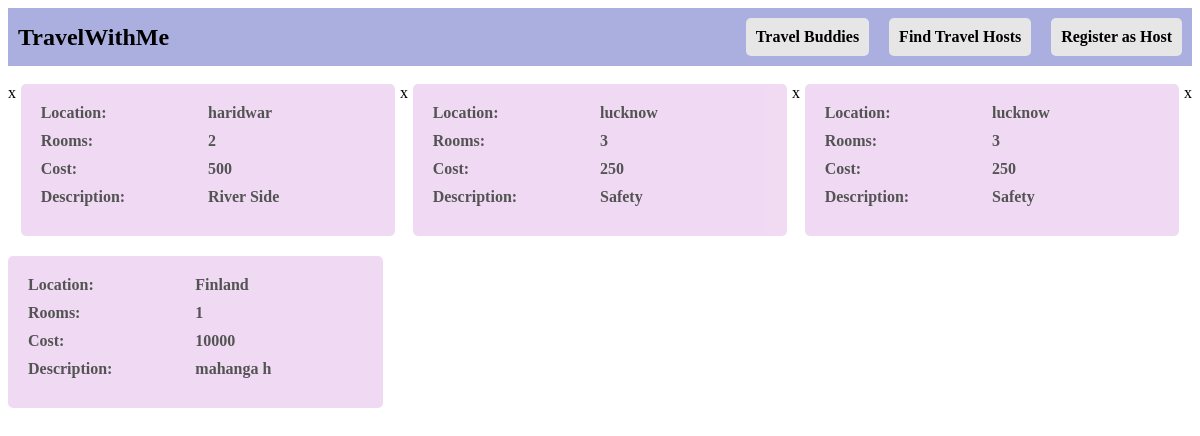
The app's page /lookup with its own data.
### app.py (models this page shows)
class HOUSING(db.Model):
    id=db.Column(db.Integer,primary_key=True)
    location=db.Column(db.String(100))
    cost=db.Column(db.Integer)
    rooms=db.Column(db.Integer)
    description=db.Column(db.String(20))

### app.py (the view)
@app.route("/lookup",methods=["POST","GET"])
def look_housing():
    houses=HOUSING.query.all()
    return render_template("lookup.html",houses=houses)

### templates/lookup.html (shortened to what this page needs)
<!DOCTYPE html>
<html lang="en">
<head>
</head>
<body class="bg-image">
    <div class="navbar">
        <div class="navbar-logo">TravelWithMe</div>
        <div class="navbar-menu">
            <a href="/" class="navbar-menu-item">Travel Buddies</a>
            <a href="/lookup" class="navbar-menu-item">Find Travel Hosts</a>
            <a href="/host" class="navbar-menu-item">Register as Host</a>
        </div>
    </div>
<br>
    <div class="sv-tiles-list" theme="sv-is-light">
        {% for traveler in houses %}x
        <div class="sv-tile sv-size-big">
            <div class="sv-tile_body">
                <div class="sv-tile__table-row">
                    <div class="sv-tile__table-column sv-name">
                        <span>Location:</span>
                    </div>
                    <div class="sv-tile__table-column sv-name">
                        <span>{{traveler.location}}</span>
                    </div>
                </div>
                <div class="sv-tile__table-row">
                    <div class="sv-tile__table-column sv-name">
                        <span>Rooms:</span>
                    </div>
                    <div class="sv-tile__table-column sv-name">
                        <span>{{traveler.rooms}}</span>
                    </div>
                </div>
                <div class="sv-tile__table-row">
                    <div class="sv-tile__table-column sv-name">
                        <span>Cost:</span>
                    </div>
                    <div class="sv-tile__table-column sv-name">
                        <span>{{traveler.cost}}</span>
                    </div>
                </div>
                <div class="sv-tile__table-row">
                    <div class="sv-tile__table-column sv-name">
                        <span>Description:</span>
                    </div>
                    <div class="sv-tile__table-column sv-name">
                        <span>{{traveler.description}}</span>
                    </div>
                </div>
            </div>
        </div>
        {% endfor %}
    </div>
</body>
</html>

### templates/lookup.html (style rules this page uses)
.bg-image { background-image: url("https://img.freepik.com/free-vector/halftone-background-with-circles_23-2148907689.jpg?w=996&t=st=1681585021~exp=1681585621~hmac=3333c96c694d2bd50490b134244fac9241af595accf3700428e406a097c43bb4"); height: 700px; background-position: center; background-repeat: repeat; background-size: cover; position:cover; }
.navbar { display: flex; justify-content: space-between; align-items: center; padding: 10px; background-color: #aaafdf; border-width: 1cm; border: #0e0e0f; }
.navbar-logo { font-size: 24px; font-weight: bold; }
.navbar-menu { display: flex; gap: 20px; }
.navbar-menu-item { text-decoration: none; color: black; font-weight: bold; padding: 10px; border-radius: 5px; background-color: #e6e6e6; }
.sv-tiles-list { display: flex; flex-wrap: wrap; justify-content: space-between; }
.sv-tile { flex-basis: calc(33.33% - 20px); max-width: calc(33.33% - 20px); margin-bottom: 20px; background-color: #eac9ee; opacity: 0.67; border-radius: 5px; padding: 20px; box-sizing: border-box; box-flex: 0; }
.sv-tile_body { display: flex; flex-direction: column; }
.sv-tile__table-row { display: flex; margin-bottom: 10px; flex-wrap: wrap; }
.sv-tile__table-column { flex-basis: 30%; flex-grow: 1; }
.sv-name { font-weight: bold; }

### records on screen
HOUSING: location "haridwar", rooms "2", cost "500", description "River Side"
HOUSING: location "lucknow", rooms "3", cost "250", description "Safety"
HOUSING: location "lucknow", rooms "3", cost "250", description "Safety"
HOUSING: location "Finland", rooms "1", cost "10000", description "mahanga h"
